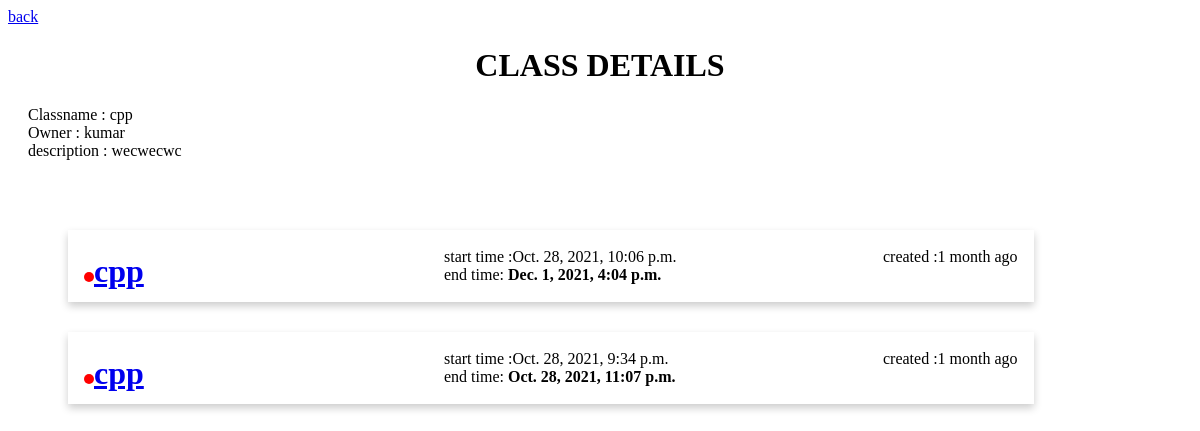
Page /classes/cpp (signed in) on the committed database.
### main/models.py (models this page shows)
class Class(models.Model):
    classname = models.CharField(max_length=15,unique=True)
    description = models.TextField()
    owner = models.ForeignKey(User,related_name="owner",on_delete = models.CASCADE)
    user = models.ManyToManyField(User,null=True,blank=True)
    def __str__(self):
        return str(self.classname)

class User(AbstractUser):
    pass

class MeetUrl(models.Model):
    classname = models.ForeignKey(Class,on_delete = models.CASCADE)
    url = models.URLField(max_length=115,null=True,blank=True)
    starttime = models.DateTimeField(null=True,blank=True)
    endtime = models.DateTimeField(null=True,blank=True)
    created = models.DateTimeField(auto_now_add=True)
    def __str__(self):
        return str(self.classname)

### main/views.py (the view)
# urls.py: path('classes/<str:classname>',views.AllClasses,name="classes"),
def AllClasses(request,classname):
    classe = Class.objects.get(classname=classname)
    if classe.owner == request.user:
        classes = MeetUrl.objects.filter(classname__exact=classe).order_by('-endtime')
        print(classes)
    return render(request,'main/dashboard.html',{ 'data' : classes , 'classname' : classe })

### main/templates/main/dashboard.html (shortened to what this page needs)
<!DOCTYPE html>
<html lang="en">
<head>
{% load humanize %}
   <body >
    {% if user.is_staff %}
    <a  href="{% url 'profile' %}">back </a><center>  <h1>   CLASS DETAILS      </h1>
    </center>
    {% endif %}
    <div id="details" style="margin:20px">
    Classname : {{ classname.classname }}
    <br>
    Owner : {{ classname.owner }}
    <br>
   description : {{ classname.description }}
  </div>
    <div id="container">
        <div class="box" id="classes" >
            {% if data.count > 0 %}
            {% for classs in data %}
           <div class="card" >
             <div class="container">
             <div  style="float:left">
               <a href=" {% url 'details' classs.pk  %} " target="_blank">
                <h1><span class="dot" style="  background-color:  {% if not classs.endtime  == None %}
                red
                {% else %}
                green
                 {% endif %}    "></span><b>{{ classs.classname }}</b></h1>
                 </a>
                </div>
             <div style="float:right" >
               <p> created :{{ classs.created | naturaltime  }}
               </p>
             </div>
            <div style="float:center ; padding-left:30vw" >
               <p>
                start time :{{ classs.starttime }}
                <br>
                {% if not classs.endtime  == None %}
                end time: <b>{{ classs.endtime  }}</b>
                 {% endif %}
                 </p>
             </div>
                </div>
             </div>
            {% endfor %}
            {% else %}
            No classes yet started
            {% endif %}
        </div>
    </div>
</body>
</html>

### main/templates/main/dashboard.html (style rules this page uses)
#classes { margin-left:10px; }
#container { background-color: red; }
* { box-sizing: border-box; }
.box { float: left; width: 90%; padding: 50px; }
.card { box-shadow: 0 4px 8px 0 rgba(0,0.8,0,0.2); transition: 0.5s; width: 100%; margin-bottom : 30px ; background-color : white; }
.container { padding: 2px 16px; }
.dot { height: 10px; padding-right:4px; width: 10px; border-radius: 50%; display: inline-block; }

### rows in the picture
Class: classname "cpp", owner "kumar", description "wecwecwc"
MeetUrl: classname "cpp", created "1 month ago", starttime "Oct. 28, 2021, 10:06 p.m.", endtime "Dec. 1, 2021, 4:04 p.m."
MeetUrl: classname "cpp", created "1 month ago", starttime "Oct. 28, 2021, 9:34 p.m.", endtime "Oct. 28, 2021, 11:07 p.m."
